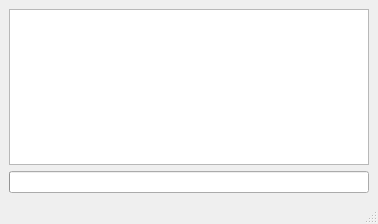
<?xml version="1.0" encoding="UTF-8"?>
<ui version="4.0">
 <class>RepoUpdateUi</class>
 <widget class="QMainWindow" name="RepoUpdateUi">
  <property name="geometry">
   <rect>
    <x>0</x>
    <y>0</y>
    <width>378</width>
    <height>224</height>
   </rect>
  </property>
  <property name="windowTitle">
   <string>Repo Updates</string>
  </property>
  <widget class="QWidget" name="centralwidget">
   <layout class="QVBoxLayout" name="verticalLayout">
    <item>
     <widget class="QTextEdit" name="textEdit"/>
    </item>
    <item>
     <widget class="QProgressBar" name="progressBar">
      <property name="value">
       <number>0</number>
      </property>
      <property name="textVisible">
       <bool>false</bool>
      </property>
     </widget>
    </item>
   </layout>
  </widget>
  <widget class="QStatusBar" name="statusbar"/>
 </widget>
 <resources/>
 <connections/>
</ui>
